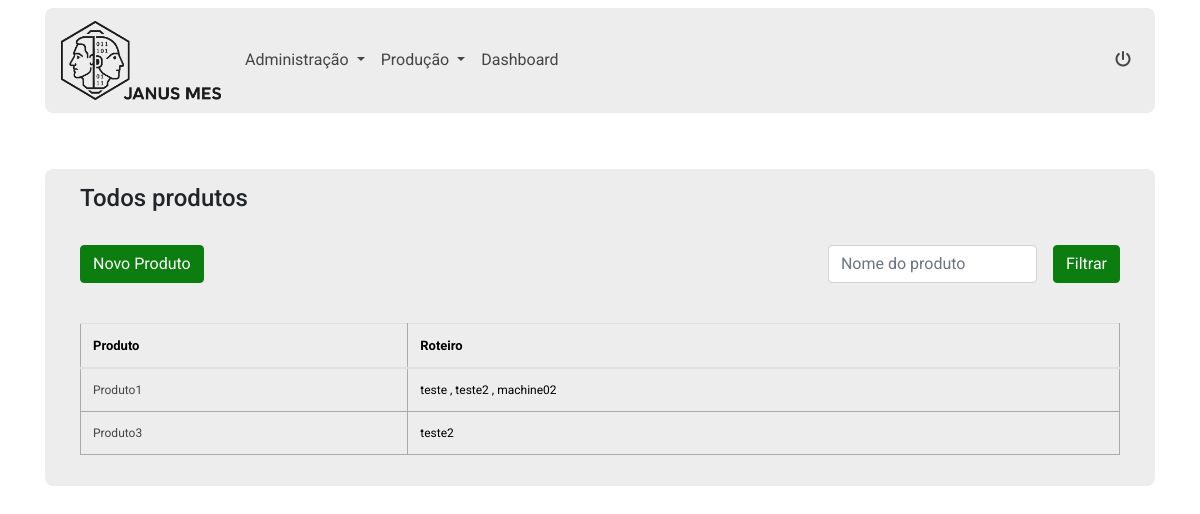
The page /products (signed in) on the database as committed earlier.
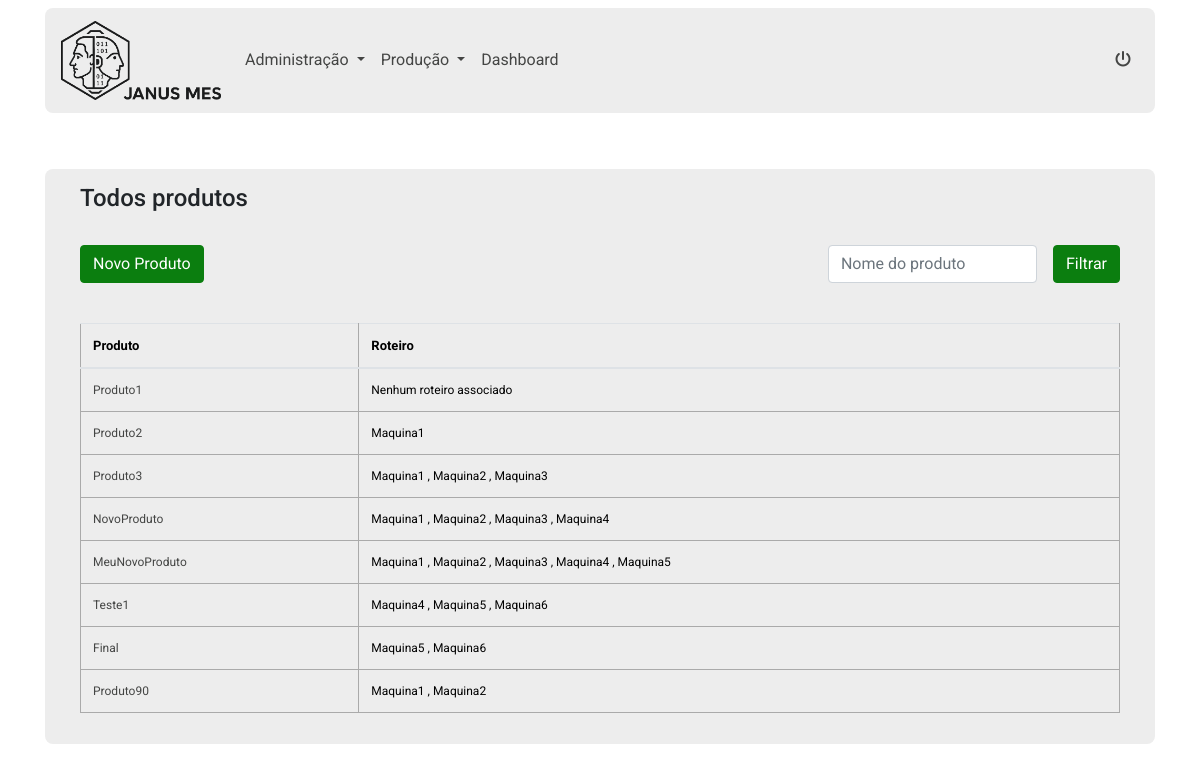
The same page on the database as committed later.
### app.py (models this page shows)
class Product(db.Model):
    id = db.Column(db.Integer, primary_key=True)
    nome = db.Column(db.String(100), nullable=False)
    ultima_producao = db.Column(db.DateTime)
    access_points = db.relationship('AccessPoint', secondary=products_access_points, backref=db.backref('products', lazy='dynamic'))

class AccessPoint(db.Model):
    id = db.Column(db.Integer, primary_key=True)
    name = db.Column(db.String(100), unique=True, nullable=False)

### app.py (the view)
@app.route('/products', methods=['GET', 'POST'])
@login_required
def products():
    form = TaskForm()
    produtos = Product.query.all()
    access_points = AccessPoint.query.all()
    if request.method == 'POST':
        produto_nome = request.form['nome']
        produtos = Product.query.filter(Product.nome.ilike(f"%{produto_nome}%")).all()
    return render_template('products.html', produtos=produtos, access_points=access_points, form=form)

### app.py
class TaskForm(FlaskForm):
    content = StringField(validators=[DataRequired(), Length(min=5, max=200)])
    submit = SubmitField('Atualizar')

### app.py (called while the page is built)
@login_manager.user_loader
def load_user(user_id):
    return User.query.get(int(user_id))

### templates/products.html (shortened to what this page needs)
{% extends 'base.html' %}
{% block head %}
<link rel="stylesheet" href="{{ url_for('static', filename='css/styles.css') }}">
{% endblock %}
{% block body %}
<div class="produtos py-5">
    <div class="container">
        <div class="row">
            <div class="col-12">
                <div class="produtos-container">
                    <div class="row">
                        <div class="col-12">
                            <h4>Todos produtos</h4>
                        </div>
                        <div class="col-12 py-4">
                            <div class="d-flex align-items-center justify-content-between w-100 h-100">
                                <button type="button" class="btn btn-primary" data-toggle="modal" data-target="#modalNovoProduto">Novo Produto</button>
                                <div class="d-flex align-items-center justify-content-center">
                                    <form method="POST" class="d-flex align-items-center justify-content-center">
                                        <input class="form-control" type="text" placeholder="Nome do produto" name="nome">
                                        <button type="submit" class="ml-3 btn btn-primary">Filtrar</button>
                                    </form>
                                </div>
                            </div>
                        </div>
                        <div class="col-12 mt-3">
                            <div class="table-responsive">
                                <table class="table">
                                    <thead>
                                        <tr>
                                            <th>Produto</th>
                                            <th>Roteiro</th>
                                        </tr>
                                    </thead>
                                    <tbody>
                                        {% for produto in produtos %}
                                        <tr>
                                            <td><a href="{{ url_for('product', id=produto.id) }}">{{ produto.nome }}</a></td>
                                            <td>
                                                {% if produto.access_points %}
                                                    {% for access_point in produto.access_points %}
                                                        {{ access_point.name }}
                                                        {% if not loop.last %}, {% endif %}
                                                    {% endfor %}
                                                {% else %}
                                                    Nenhum roteiro associado
                                                {% endif %}
                                            </td>
                                        </tr>
                                        {% endfor %}
                                    </tbody>
                                </table>
                            </div>
                        </div>
                    </div>
                </div>
            </div>
        </div>
    </div>
</div>
{% endblock %}

Rows that differ between the two databases and show on the page:
removed AccessPoint: name "teste", shown under Product "Produto1"
removed AccessPoint: name "teste2"
removed AccessPoint: name "machine02", shown under Product "Produto1"
shown differently, row unchanged: Product "Produto1": now shows "Nenhum roteiro associado"
added Product: nome "Produto2"
added AccessPoint: name "Maquina1"
added AccessPoint: name "Maquina2"
added AccessPoint: name "Maquina3"
added Product: nome "NovoProduto"
added AccessPoint: name "Maquina4"
added Product: nome "MeuNovoProduto"
added AccessPoint: name "Maquina5"
added Product: nome "Teste1"
added AccessPoint: name "Maquina6"
added Product: nome "Final"
added Product: nome "Produto90"
